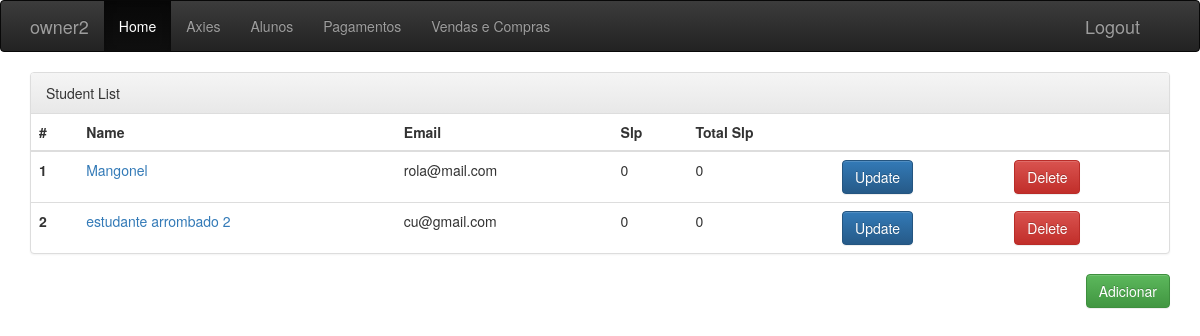
The page /student/ (signed in) on the database its author committed.
### manager/models.py (models this page shows, shortened)
class Student(models.Model):
    name = models.CharField(max_length=200)
    email = models.EmailField(max_length=100)
    start_date = models.DateField(blank=True, null=True)
    current_slp = models.PositiveIntegerField(default=0)
    total_slp = models.PositiveIntegerField(default=0)
    active = models.BooleanField(default=False)
    observarion = models.TextField(blank=True, null=True)
    ronin_id = models.CharField(max_length=42, null=True, blank=True)
    user = models.ForeignKey(User, related_name="userStudents", on_delete=models.DO_NOTHING)

### manager/views.py (the view)
# urls.py: path('student/', views.StudentListView.as_view(), name="student_list"),
class StudentListView(LoginRequiredMixin, ListView):
    login_url = "/"
    model = Student
    def get_queryset(self):
        return Student.objects.filter(user_id=self.request.user.id)

### manager/templates/manager/student_list.html
{% extends "manager/base.html" %}
{% block content %}
    <div class="panel panel-default">
        <div class="panel-heading">Student List</div>
            <table class="table">
                <thead>
                    <tr>
                        <th>#</th>
                        <th>Name</th>
                        <th>Email</th>
                        <th>Slp</th>
                        <th>Total Slp</th>
                        <th></th>
                        <th></th>
                    </tr>
                </thead>
                <tbody>
                    {% for student in student_list %}
                        <tr>
                            <th scope="row">{{ forloop.counter }}</th>
                            <td><a href="{% url 'student_detail' pk=student.pk %}">{{ student.name }}</a></td>
                            <td>{{ student.email }}</td>
                            <td>{{ student.current_slp }}</td>
                            <td>{{ student.total_slp }}</td>
                            <td><a href="{% url 'student_update' pk=student.pk %}"><button type="button" class="btn btn-primary">Update</button></a></td>
                            <td><a href="{% url 'student_delete' pk=student.pk %}"><button type="button" class="btn btn-danger">Delete</button></a></td>
                        </tr>
                    {% endfor %}
                </tbody>
            </table>
        </div>
        <a href="{% url 'student_form' %}"><button type="button" class="btn btn-success" style="float: right;">Adicionar</button></a>
    </div>
{% endblock %}

### manager/templates/manager/base.html (shortened to what this page needs)
<!DOCTYPE html>
{% load static %}
<html>
  <head>
    <link rel="stylesheet" href="{% static 'css/bootstrap.css' %}" />
    <link rel="stylesheet" href="{% static 'css/bootstrap-theme.css' %}" />
  </head>
  <body>
    <nav class="navbar navbar-inverse">
      <div class="container">
        <div class="navbar-header">
          <a class="navbar-brand">{{ user.username }}</a>
        </div>
        <div class="navbar-collapse collapse">
          <ul class="nav navbar-nav">
            <li class="active"><a href="#">Home</a></li>
            <li><a href="{% url 'axie_list' %}">Axies</a></li>
            <li><a href="{% url 'student_list' %}">Alunos</a></li>
            <li><a href="{% url 'payment_list' %}">Pagamentos</a></li>
            <li><a href="{% url 'buyandsell_list' %}">Vendas e Compras</a></li>
          </ul>
          <div class="navbar-header" style="float: right">
            <a class="navbar-brand" href="{% url 'user_logout' %}">Logout</a>
          </div>
        </div>
      </div>
    </nav>
    <div class="container theme-showcase" role="main">
      {% block content %}
      {% endblock %}
  </body>
</html>

### rows shown on the page
Student: name "Mangonel", email "rola@mail.com", current_slp "0", total_slp "0"
Student: name "estudante arrombado 2", email "cu@gmail.com", current_slp "0", total_slp "0"

### other values the page prints
{{ user.username }} "owner2"
